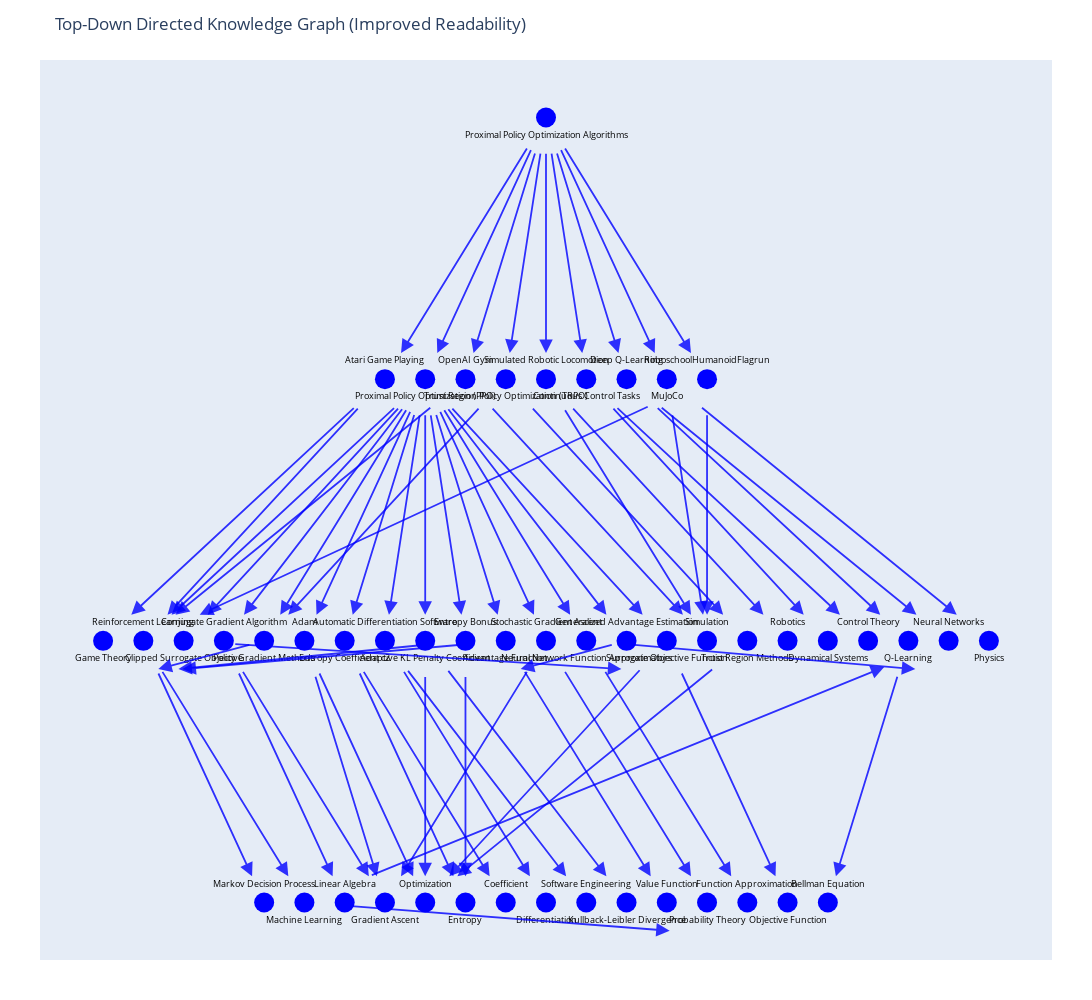

The notebook cell saved with this chart:
### Code cell
from collections import Counter

# Step 1: Remove entities with no edges
def prune_isolated_entities(graph):
    connected = set()
    for src, tgt in graph.relations:
        connected.add(src)
        connected.add(tgt)
    graph.entities = [e for e in graph.entities if e in connected]

# Step 2: Find the "main" node (source of most edges)
def find_main_node_doublets(graph):
    src_counts = Counter(src for src, _ in graph.relations)
    return src_counts.most_common(1)[0][0] if src_counts else None

# Step 3: Connect all top-level nodes to the main node
def connect_to_main_node(graph, main):
    children = set(tgt for _, tgt in graph.relations)
    to_connect = [e for e in graph.entities if e not in children and e != main]
    for e in to_connect:
        graph.relations.append((main, e))

# --- Apply all ---

if main:
    prune_isolated_entities(graph)
    connect_to_main_node(graph, main)

    fig = create_directed_tree_graph_from_graph_object(graph)
    fig.show()
else:
    print("⚠️ No main node found. Graph might be empty or malformed.")

### Figure 1 — Plotly figure (JSON) as saved in the notebook; plotly's stock layout.template omitted (floating-point values rounded to 4 significant figures)
{"data": [{"hoverinfo": "text", "marker": {"color": "blue", "size": 20}, "mode": "markers+text", "showlegend": false, "text": ["Markov Decision Process", "Machine Learning", "Linear Algebra", "Gradient Ascent", "Optimization", "Entropy", "Coefficient", "Differentiation", "Software Engineering", "Kullback-Leibler Divergence", "Value Function", "Probability Theory", "Function Approximation", "Objective Function", "Bellman Equation", "Game Theory", "Reinforcement Learning", "Clipped Surrogate Objective", "Conjugate Gradient Algorithm", "Policy Gradient Methods", "Adam", "Entropy Coefficient c2", "Automatic Differentiation Software", "Adaptive KL Penalty Coefficient", "Entropy Bonus", "Advantage Function", "Stochastic Gradient Ascent", "Neural Network Function Approximators", "Generalized Advantage Estimation", "Surrogate Objective Function", "Simulation", "Trust Region Methods", "Robotics", "Dynamical Systems", "Control Theory", "Q-Learning", "Neural Networks", "Physics", "Atari Game Playing", "Proximal Policy Optimization (PPO)", "OpenAI Gym", "Trust Region Policy Optimization (TRPO)", "Simulated Robotic Locomotion", "Continuous Control Tasks", "Deep Q-Learning", "MuJoCo", "RoboschoolHumanoidFlagrun", "Proximal Policy Optimization Algorithms"], "textfont": {"color": "black", "size": 9}, "textposition": ["top center", "bottom center", "top center", "bottom center", "top center", "bottom center", "top center", "bottom center", "top center", "bottom center", "top center", "bottom center", "top center", "bottom center", "top center", "bottom center", "top center", "bottom center", "top center", "bottom center", "top center", "bottom center", "top center", "bottom center", "top center", "bottom center", "top center", "bottom center", "top center", "bottom center", "top center", "bottom center", "top center", "bottom center", "top center", "bottom center", "top center", "bottom center", "top center", "bottom center", "top center", "bottom center", "top center", "bottom center", "top center", "bottom center", "top center", "bottom center"], "type": "scatter", "x": [-17.5, -15, -12.5, -10, -7.5, -5, -2.5, 0, 2.5, 5, 7.5, 10, 12.5, 15, 17.5, -27.5, -25, -22.5, -20, -17.5, -15, -12.5, -10, -7.5, -5, -2.5, 0, 2.5, 5, 7.5, 10, 12.5, 15, 17.5, 20, 22.5, 25, 27.5, -10, -7.5, -5, -2.5, 0, 2.5, 5, 7.5, 10, 0], "y": [-7.5, -7.5, -7.5, -7.5, -7.5, -7.5, -7.5, -7.5, -7.5, -7.5, -7.5, -7.5, -7.5, -7.5, -7.5, -5, -5, -5, -5, -5, -5, -5, -5, -5, -5, -5, -5, -5, -5, -5, -5, -5, -5, -5, -5, -5, -5, -5, -2.5, -2.5, -2.5, -2.5, -2.5, -2.5, -2.5, -2.5, -2.5, 0]}], "layout": {"annotations": [{"arrowcolor": "blue", "arrowhead": 2, "arrowsize": 1.5, "arrowwidth": 1.8, "ax": 6, "axref": "x", "ay": -5.25, "ayref": "y", "opacity": 0.8, "showarrow": true, "x": -6, "xref": "x", "y": -7.25, "yref": "y"}, {"arrowcolor": "blue", "arrowhead": 2, "arrowsize": 1.5, "arrowwidth": 1.8, "ax": 8.25, "axref": "x", "ay": -5.25, "ayref": "y", "opacity": 0.8, "showarrow": true, "x": 14.25, "xref": "x", "y": -7.25, "yref": "y"}, {"arrowcolor": "blue", "arrowhead": 2, "arrowsize": 1.5, "arrowwidth": 1.8, "ax": -1.5, "axref": "x", "ay": -5.25, "ayref": "y", "opacity": 0.8, "showarrow": true, "x": 6.5, "xref": "x", "y": -7.25, "yref": "y"}, {"arrowcolor": "blue", "arrowhead": 2, "arrowsize": 1.5, "arrowwidth": 1.8, "ax": -4.73, "axref": "x", "ay": -5.03, "ayref": "y", "opacity": 0.8, "showarrow": true, "x": -22.57, "xref": "x", "y": -5.27, "yref": "y"}, {"arrowcolor": "blue", "arrowhead": 2, "arrowsize": 1.5, "arrowwidth": 1.8, "ax": -11.75, "axref": "x", "ay": -2.75, "ayref": "y", "opacity": 0.8, "showarrow": true, "x": -25.75, "xref": "x", "y": -4.75, "yref": "y"}, {"arrowcolor": "blue", "arrowhead": 2, "arrowsize": 1.5, "arrowwidth": 1.8, "ax": -11.5, "axref": "x", "ay": -2.75, "ayref": "y", "opacity": 0.8, "showarrow": true, "x": -23.5, "xref": "x", "y": -4.75, "yref": "y"}, {"arrowcolor": "blue", "arrowhead": 2, "arrowsize": 1.5, "arrowwidth": 1.8, "ax": -9, "axref": "x", "ay": -2.75, "ayref": "y", "opacity": 0.8, "showarrow": true, "x": -21, "xref": "x", "y": -4.75, "yref": "y"}, {"arrowcolor": "blue", "arrowhead": 2, "arrowsize": 1.5, "arrowwidth": 1.8, "ax": -8.75, "axref": "x", "ay": -2.75, "ayref": "y", "opacity": 0.8, "showarrow": true, "x": -18.75, "xref": "x", "y": -4.75, "yref": "y"}, {"arrowcolor": "blue", "arrowhead": 2, "arrowsize": 1.5, "arrowwidth": 1.8, "ax": -8.5, "axref": "x", "ay": -2.75, "ayref": "y", "opacity": 0.8, "showarrow": true, "x": -16.5, "xref": "x", "y": -4.75, "yref": "y"}, {"arrowcolor": "blue", "arrowhead": 2, "arrowsize": 1.5, "arrowwidth": 1.8, "ax": -8.25, "axref": "x", "ay": -2.75, "ayref": "y", "opacity": 0.8, "showarrow": true, "x": -14.25, "xref": "x", "y": -4.75, "yref": "y"}, {"arrowcolor": "blue", "arrowhead": 2, "arrowsize": 1.5, "arrowwidth": 1.8, "ax": -9.25, "axref": "x", "ay": -2.75, "ayref": "y", "opacity": 0.8, "showarrow": true, "x": -23.25, "xref": "x", "y": -4.75, "yref": "y"}, {"arrowcolor": "blue", "arrowhead": 2, "arrowsize": 1.5, "arrowwidth": 1.8, "ax": -8, "axref": "x", "ay": -2.75, "ayref": "y", "opacity": 0.8, "showarrow": true, "x": -12, "xref": "x", "y": -4.75, "yref": "y"}, {"arrowcolor": "blue", "arrowhead": 2, "arrowsize": 1.5, "arrowwidth": 1.8, "ax": -7.75, "axref": "x", "ay": -2.75, "ayref": "y", "opacity": 0.8, "showarrow": true, "x": -9.75, "xref": "x", "y": -4.75, "yref": "y"}, {"arrowcolor": "blue", "arrowhead": 2, "arrowsize": 1.5, "arrowwidth": 1.8, "ax": -7.5, "axref": "x", "ay": -2.75, "ayref": "y", "opacity": 0.8, "showarrow": true, "x": -7.5, "xref": "x", "y": -4.75, "yref": "y"}, {"arrowcolor": "blue", "arrowhead": 2, "arrowsize": 1.5, "arrowwidth": 1.8, "ax": -7.25, "axref": "x", "ay": -2.75, "ayref": "y", "opacity": 0.8, "showarrow": true, "x": -5.25, "xref": "x", "y": -4.75, "yref": "y"}, {"arrowcolor": "blue", "arrowhead": 2, "arrowsize": 1.5, "arrowwidth": 1.8, "ax": -7, "axref": "x", "ay": -2.75, "ayref": "y", "opacity": 0.8, "showarrow": true, "x": -3, "xref": "x", "y": -4.75, "yref": "y"}, {"arrowcolor": "blue", "arrowhead": 2, "arrowsize": 1.5, "arrowwidth": 1.8, "ax": -6.75, "axref": "x", "ay": -2.75, "ayref": "y", "opacity": 0.8, "showarrow": true, "x": -0.75, "xref": "x", "y": -4.75, "yref": "y"}, {"arrowcolor": "blue", "arrowhead": 2, "arrowsize": 1.5, "arrowwidth": 1.8, "ax": -6.5, "axref": "x", "ay": -2.75, "ayref": "y", "opacity": 0.8, "showarrow": true, "x": 1.5, "xref": "x", "y": -4.75, "yref": "y"}, {"arrowcolor": "blue", "arrowhead": 2, "arrowsize": 1.5, "arrowwidth": 1.8, "ax": -6.25, "axref": "x", "ay": -2.75, "ayref": "y", "opacity": 0.8, "showarrow": true, "x": 3.75, "xref": "x", "y": -4.75, "yref": "y"}, {"arrowcolor": "blue", "arrowhead": 2, "arrowsize": 1.5, "arrowwidth": 1.8, "ax": -6, "axref": "x", "ay": -2.75, "ayref": "y", "opacity": 0.8, "showarrow": true, "x": 6, "xref": "x", "y": -4.75, "yref": "y"}, {"arrowcolor": "blue", "arrowhead": 2, "arrowsize": 1.5, "arrowwidth": 1.8, "ax": -18.23, "axref": "x", "ay": -5.03, "ayref": "y", "opacity": 0.8, "showarrow": true, "x": -24.07, "xref": "x", "y": -5.27, "yref": "y"}, {"arrowcolor": "blue", "arrowhead": 2, "arrowsize": 1.5, "arrowwidth": 1.8, "ax": -7, "axref": "x", "ay": -2.75, "ayref": "y", "opacity": 0.8, "showarrow": true, "x": -23, "xref": "x", "y": -4.75, "yref": "y"}, {"arrowcolor": "blue", "arrowhead": 2, "arrowsize": 1.5, "arrowwidth": 1.8, "ax": -3.5, "axref": "x", "ay": -2.75, "ayref": "y", "opacity": 0.8, "showarrow": true, "x": 8.5, "xref": "x", "y": -4.75, "yref": "y"}, {"arrowcolor": "blue", "arrowhead": 2, "arrowsize": 1.5, "arrowwidth": 1.8, "ax": -6.25, "axref": "x", "ay": -5.25, "ayref": "y", "opacity": 0.8, "showarrow": true, "x": 3.75, "xref": "x", "y": -7.25, "yref": "y"}, {"arrowcolor": "blue", "arrowhead": 2, "arrowsize": 1.5, "arrowwidth": 1.8, "ax": -7.5, "axref": "x", "ay": -5.25, "ayref": "y", "opacity": 0.8, "showarrow": true, "x": -7.5, "xref": "x", "y": -7.25, "yref": "y"}, {"arrowcolor": "blue", "arrowhead": 2, "arrowsize": 1.5, "arrowwidth": 1.8, "ax": -4, "axref": "x", "ay": -2.75, "ayref": "y", "opacity": 0.8, "showarrow": true, "x": -16, "xref": "x", "y": -4.75, "yref": "y"}, {"arrowcolor": "blue", "arrowhead": 2, "arrowsize": 1.5, "arrowwidth": 1.8, "ax": -1, "axref": "x", "ay": -2.75, "ayref": "y", "opacity": 0.8, "showarrow": true, "x": 11, "xref": "x", "y": -4.75, "yref": "y"}, {"arrowcolor": "blue", "arrowhead": 2, "arrowsize": 1.5, "arrowwidth": 1.8, "ax": 1, "axref": "x", "ay": -2.75, "ayref": "y", "opacity": 0.8, "showarrow": true, "x": 9, "xref": "x", "y": -4.75, "yref": "y"}, {"arrowcolor": "blue", "arrowhead": 2, "arrowsize": 1.5, "arrowwidth": 1.8, "ax": 1.5, "axref": "x", "ay": -2.75, "ayref": "y", "opacity": 0.8, "showarrow": true, "x": 13.5, "xref": "x", "y": -4.75, "yref": "y"}, {"arrowcolor": "blue", "arrowhead": 2, "arrowsize": 1.5, "arrowwidth": 1.8, "ax": 10.5, "axref": "x", "ay": -5.25, "ayref": "y", "opacity": 0.8, "showarrow": true, "x": -5.5, "xref": "x", "y": -7.25, "yref": "y"}, {"arrowcolor": "blue", "arrowhead": 2, "arrowsize": 1.5, "arrowwidth": 1.8, "ax": 22, "axref": "x", "ay": -5.25, "ayref": "y", "opacity": 0.8, "showarrow": true, "x": 18, "xref": "x", "y": -7.25, "yref": "y"}, {"arrowcolor": "blue", "arrowhead": 2, "arrowsize": 1.5, "arrowwidth": 1.8, "ax": -11, "axref": "x", "ay": -7.25, "ayref": "y", "opacity": 0.8, "showarrow": true, "x": 21, "xref": "x", "y": -5.25, "yref": "y"}, {"arrowcolor": "blue", "arrowhead": 2, "arrowsize": 1.5, "arrowwidth": 1.8, "ax": -12.48, "axref": "x", "ay": -7.53, "ayref": "y", "opacity": 0.8, "showarrow": true, "x": 7.68, "xref": "x", "y": -7.77, "yref": "y"}, {"arrowcolor": "blue", "arrowhead": 2, "arrowsize": 1.5, "arrowwidth": 1.8, "ax": 4.77, "axref": "x", "ay": -5.03, "ayref": "y", "opacity": 0.8, "showarrow": true, "x": 22.93, "xref": "x", "y": -5.27, "yref": "y"}, {"arrowcolor": "blue", "arrowhead": 2, "arrowsize": 1.5, "arrowwidth": 1.8, "ax": 3.5, "axref": "x", "ay": -5.25, "ayref": "y", "opacity": 0.8, "showarrow": true, "x": 11.5, "xref": "x", "y": -7.25, "yref": "y"}, {"arrowcolor": "blue", "arrowhead": 2, "arrowsize": 1.5, "arrowwidth": 1.8, "ax": -14.25, "axref": "x", "ay": -5.25, "ayref": "y", "opacity": 0.8, "showarrow": true, "x": -8.25, "xref": "x", "y": -7.25, "yref": "y"}, {"arrowcolor": "blue", "arrowhead": 2, "arrowsize": 1.5, "arrowwidth": 1.8, "ax": -14.5, "axref": "x", "ay": -5.25, "ayref": "y", "opacity": 0.8, "showarrow": true, "x": -10.5, "xref": "x", "y": -7.25, "yref": "y"}, {"arrowcolor": "blue", "arrowhead": 2, "arrowsize": 1.5, "arrowwidth": 1.8, "ax": -1, "axref": "x", "ay": -5.25, "ayref": "y", "opacity": 0.8, "showarrow": true, "x": -9, "xref": "x", "y": -7.25, "yref": "y"}, {"arrowcolor": "blue", "arrowhead": 2, "arrowsize": 1.5, "arrowwidth": 1.8, "ax": 1, "axref": "x", "ay": -5.25, "ayref": "y", "opacity": 0.8, "showarrow": true, "x": 9, "xref": "x", "y": -7.25, "yref": "y"}, {"arrowcolor": "blue", "arrowhead": 2, "arrowsize": 1.5, "arrowwidth": 1.8, "ax": -19.25, "axref": "x", "ay": -5.25, "ayref": "y", "opacity": 0.8, "showarrow": true, "x": -13.25, "xref": "x", "y": -7.25, "yref": "y"}, {"arrowcolor": "blue", "arrowhead": 2, "arrowsize": 1.5, "arrowwidth": 1.8, "ax": -19, "axref": "x", "ay": -5.25, "ayref": "y", "opacity": 0.8, "showarrow": true, "x": -11, "xref": "x", "y": -7.25, "yref": "y"}, {"arrowcolor": "blue", "arrowhead": 2, "arrowsize": 1.5, "arrowwidth": 1.8, "ax": 4, "axref": "x", "ay": -2.75, "ayref": "y", "opacity": 0.8, "showarrow": true, "x": 16, "xref": "x", "y": -4.75, "yref": "y"}, {"arrowcolor": "blue", "arrowhead": 2, "arrowsize": 1.5, "arrowwidth": 1.8, "ax": 4.25, "axref": "x", "ay": -2.75, "ayref": "y", "opacity": 0.8, "showarrow": true, "x": 18.25, "xref": "x", "y": -4.75, "yref": "y"}, {"arrowcolor": "blue", "arrowhead": 2, "arrowsize": 1.5, "arrowwidth": 1.8, "ax": -9, "axref": "x", "ay": -5.25, "ayref": "y", "opacity": 0.8, "showarrow": true, "x": -1, "xref": "x", "y": -7.25, "yref": "y"}, {"arrowcolor": "blue", "arrowhead": 2, "arrowsize": 1.5, "arrowwidth": 1.8, "ax": -8.75, "axref": "x", "ay": -5.25, "ayref": "y", "opacity": 0.8, "showarrow": true, "x": 1.25, "xref": "x", "y": -7.25, "yref": "y"}, {"arrowcolor": "blue", "arrowhead": 2, "arrowsize": 1.5, "arrowwidth": 1.8, "ax": -24.25, "axref": "x", "ay": -5.25, "ayref": "y", "opacity": 0.8, "showarrow": true, "x": -18.25, "xref": "x", "y": -7.25, "yref": "y"}, {"arrowcolor": "blue", "arrowhead": 2, "arrowsize": 1.5, "arrowwidth": 1.8, "ax": -24, "axref": "x", "ay": -5.25, "ayref": "y", "opacity": 0.8, "showarrow": true, "x": -16, "xref": "x", "y": -7.25, "yref": "y"}, {"arrowcolor": "blue", "arrowhead": 2, "arrowsize": 1.5, "arrowwidth": 1.8, "ax": 6.75, "axref": "x", "ay": -2.75, "ayref": "y", "opacity": 0.8, "showarrow": true, "x": 20.75, "xref": "x", "y": -4.75, "yref": "y"}, {"arrowcolor": "blue", "arrowhead": 2, "arrowsize": 1.5, "arrowwidth": 1.8, "ax": 7, "axref": "x", "ay": -2.75, "ayref": "y", "opacity": 0.8, "showarrow": true, "x": 23, "xref": "x", "y": -4.75, "yref": "y"}, {"arrowcolor": "blue", "arrowhead": 2, "arrowsize": 1.5, "arrowwidth": 1.8, "ax": -11.75, "axref": "x", "ay": -5.25, "ayref": "y", "opacity": 0.8, "showarrow": true, "x": -5.75, "xref": "x", "y": -7.25, "yref": "y"}, {"arrowcolor": "blue", "arrowhead": 2, "arrowsize": 1.5, "arrowwidth": 1.8, "ax": -11.5, "axref": "x", "ay": -5.25, "ayref": "y", "opacity": 0.8, "showarrow": true, "x": -3.5, "xref": "x", "y": -7.25, "yref": "y"}, {"arrowcolor": "blue", "arrowhead": 2, "arrowsize": 1.5, "arrowwidth": 1.8, "ax": -19.48, "axref": "x", "ay": -5.03, "ayref": "y", "opacity": 0.8, "showarrow": true, "x": 4.68, "xref": "x", "y": -5.27, "yref": "y"}, {"arrowcolor": "blue", "arrowhead": 2, "arrowsize": 1.5, "arrowwidth": 1.8, "ax": -6.98, "axref": "x", "ay": -5.03, "ayref": "y", "opacity": 0.8, "showarrow": true, "x": -22.82, "xref": "x", "y": -5.27, "yref": "y"}, {"arrowcolor": "blue", "arrowhead": 2, "arrowsize": 1.5, "arrowwidth": 1.8, "ax": -5, "axref": "x", "ay": -5.25, "ayref": "y", "opacity": 0.8, "showarrow": true, "x": -5, "xref": "x", "y": -7.25, "yref": "y"}, {"arrowcolor": "blue", "arrowhead": 2, "arrowsize": 1.5, "arrowwidth": 1.8, "ax": 9.5, "axref": "x", "ay": -2.75, "ayref": "y", "opacity": 0.8, "showarrow": true, "x": 25.5, "xref": "x", "y": -4.75, "yref": "y"}, {"arrowcolor": "blue", "arrowhead": 2, "arrowsize": 1.5, "arrowwidth": 1.8, "ax": 7.75, "axref": "x", "ay": -2.75, "ayref": "y", "opacity": 0.8, "showarrow": true, "x": 9.75, "xref": "x", "y": -4.75, "yref": "y"}, {"arrowcolor": "blue", "arrowhead": 2, "arrowsize": 1.5, "arrowwidth": 1.8, "ax": 6.5, "axref": "x", "ay": -2.75, "ayref": "y", "opacity": 0.8, "showarrow": true, "x": -21.5, "xref": "x", "y": -4.75, "yref": "y"}, {"arrowcolor": "blue", "arrowhead": 2, "arrowsize": 1.5, "arrowwidth": 1.8, "ax": 10, "axref": "x", "ay": -2.75, "ayref": "y", "opacity": 0.8, "showarrow": true, "x": 10, "xref": "x", "y": -4.75, "yref": "y"}, {"arrowcolor": "blue", "arrowhead": 2, "arrowsize": 1.5, "arrowwidth": 1.8, "ax": 4.27, "axref": "x", "ay": -5.03, "ayref": "y", "opacity": 0.8, "showarrow": true, "x": -1.57, "xref": "x", "y": -5.27, "yref": "y"}, {"arrowcolor": "blue", "arrowhead": 2, "arrowsize": 1.5, "arrowwidth": 1.8, "ax": -1, "axref": "x", "ay": -0.25, "ayref": "y", "opacity": 0.8, "showarrow": true, "x": -9, "xref": "x", "y": -2.25, "yref": "y"}, {"arrowcolor": "blue", "arrowhead": 2, "arrowsize": 1.5, "arrowwidth": 1.8, "ax": -0.75, "axref": "x", "ay": -0.25, "ayref": "y", "opacity": 0.8, "showarrow": true, "x": -6.75, "xref": "x", "y": -2.25, "yref": "y"}, {"arrowcolor": "blue", "arrowhead": 2, "arrowsize": 1.5, "arrowwidth": 1.8, "ax": -0.5, "axref": "x", "ay": -0.25, "ayref": "y", "opacity": 0.8, "showarrow": true, "x": -4.5, "xref": "x", "y": -2.25, "yref": "y"}, {"arrowcolor": "blue", "arrowhead": 2, "arrowsize": 1.5, "arrowwidth": 1.8, "ax": -0.25, "axref": "x", "ay": -0.25, "ayref": "y", "opacity": 0.8, "showarrow": true, "x": -2.25, "xref": "x", "y": -2.25, "yref": "y"}, {"arrowcolor": "blue", "arrowhead": 2, "arrowsize": 1.5, "arrowwidth": 1.8, "ax": 0, "axref": "x", "ay": -0.25, "ayref": "y", "opacity": 0.8, "showarrow": true, "x": 0, "xref": "x", "y": -2.25, "yref": "y"}, {"arrowcolor": "blue", "arrowhead": 2, "arrowsize": 1.5, "arrowwidth": 1.8, "ax": 0.25, "axref": "x", "ay": -0.25, "ayref": "y", "opacity": 0.8, "showarrow": true, "x": 2.25, "xref": "x", "y": -2.25, "yref": "y"}, {"arrowcolor": "blue", "arrowhead": 2, "arrowsize": 1.5, "arrowwidth": 1.8, "ax": 0.5, "axref": "x", "ay": -0.25, "ayref": "y", "opacity": 0.8, "showarrow": true, "x": 4.5, "xref": "x", "y": -2.25, "yref": "y"}, {"arrowcolor": "blue", "arrowhead": 2, "arrowsize": 1.5, "arrowwidth": 1.8, "ax": 0.75, "axref": "x", "ay": -0.25, "ayref": "y", "opacity": 0.8, "showarrow": true, "x": 6.75, "xref": "x", "y": -2.25, "yref": "y"}, {"arrowcolor": "blue", "arrowhead": 2, "arrowsize": 1.5, "arrowwidth": 1.8, "ax": 1, "axref": "x", "ay": -0.25, "ayref": "y", "opacity": 0.8, "showarrow": true, "x": 9, "xref": "x", "y": -2.25, "yref": "y"}], "autosize": true, "dragmode": "pan", "height": 1000, "hovermode": "closest", "margin": {"b": 40, "l": 40, "r": 40, "t": 60}, "title": {"text": "Top-Down Directed Knowledge Graph (Improved Readability)"}, "width": 1200, "xaxis": {"showgrid": false, "showticklabels": false, "zeroline": false}, "yaxis": {"showgrid": false, "showticklabels": false, "zeroline": false}}}
